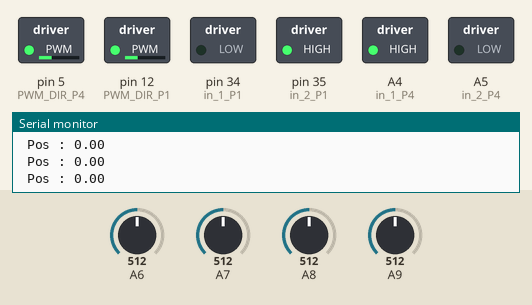
Simulated run of this sketch. Board: Arduino Mega 2560, built with avr-gcc and run on an emulated ATmega2560. On the bench: switched loads named in the sketch (green lamp = pin HIGH), the last lines printed to the serial monitor. Inputs (shaded band) come from the test bench; at power-on: A8 = 512, A9 = 512, A6 = 512, A7 = 512.

Above: at 1.2 s.
1.3 s: A8 set to 543
4.3 s: A8 set to 564
At 7.0 s:
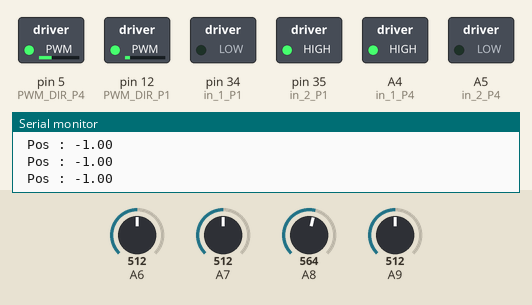
7.3 s: A9 set to 716
At 10.1 s:
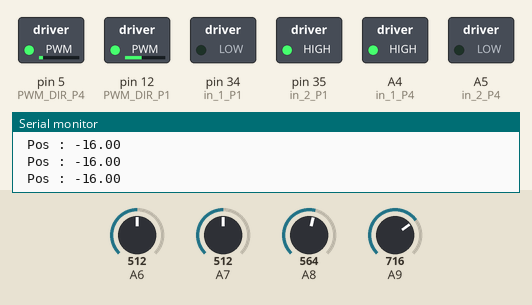
10.3 s: A6 set to 306
At 12.7 s:
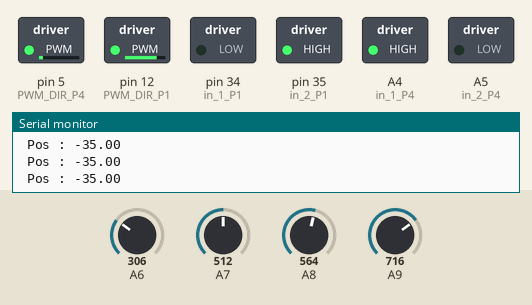
13.3 s: A7 set to 580
At 16.1 s:
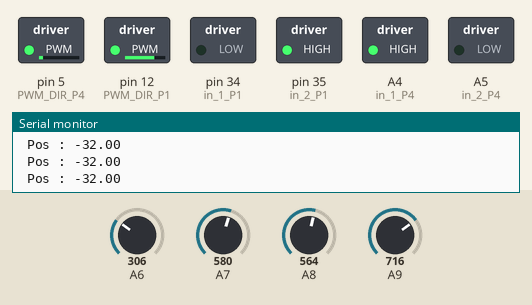
16.3 s: A6 set to 555
At 18.8 s:
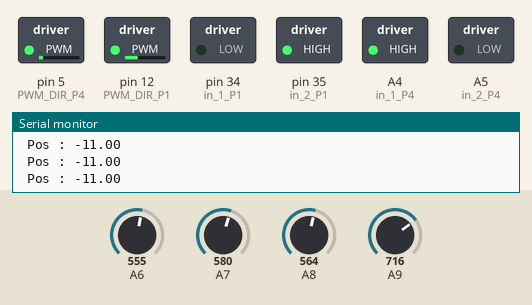
19.3 s: A6 set to 582
At 22.1 s:
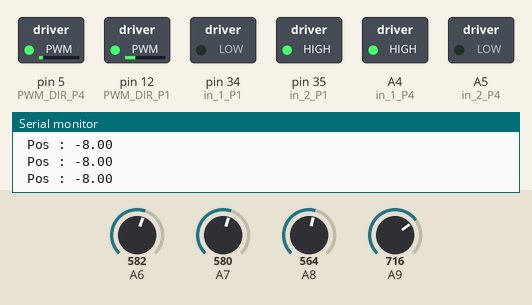
Timing chart, 0 to 23.3 s (numbered marks = the images above; inputs shaded):
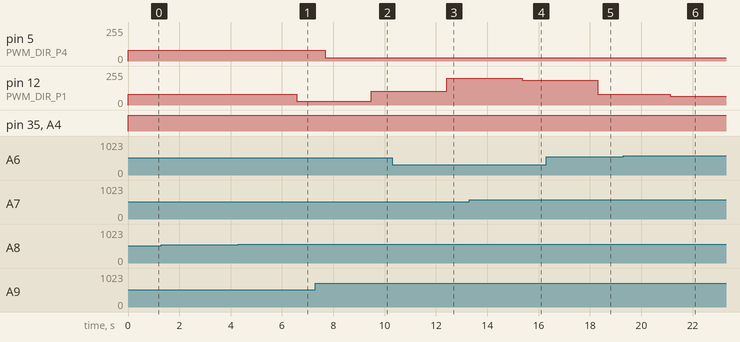

The sketch:

LTT1.ino.ino
```cpp
#include<MsTimer2.h>
//#include<math.h>
//#include "PinChangeInterrupt.h"

//encoder phase
#define EA_CHA_P1 31
#define EA_CHB_P1 18

#define EA_CHB_P4 2
#define EA_CHA_P4 A1

//Encoder
float en_P1_Pos = 0;  //Motor1 Port1
float en_P4_Pos = 0;  //Motor1 Port1

float current = 0;
float previous = 0;
long dt;
int rpm;

//PORT1
int PWM_DIR_P1 = 12;
int in_1_P1 = 34;
int in_2_P1 = 35;

//PORT4
int PWM_DIR_P4 = 5;
int in_1_P4 = A4;
int in_2_P4 = A5;


//ADC
long IR[4] = {0,};

int Max_IR = 0; // 최대값 for 노멀라이징
int Min_IR = 100; // 최소값 for 노멀라이징

long Nomal[4] = {0,};

int weight1 = 50; //가운데 weight
int weight2 = 150; //사이드 weight
float Pos = 0;

float rotate = 0;
float speedA = 0;
int target_speed = 20; // 1m/s
float errorA = 0;
float errorB = 0;
float pwmA = 0;
float pwmB = 0;

int target_Pos = 0;
int prev_Pos = 0; ///////////////////////////////////////////////////// previous Pos

float P_Gain_A = 2.5; //0.7 2.5
float P_Gain_B = 2.5; //0.7


void Position(void);
void Control(void);

void Sensing(void)
{
   int i =0;
   IR[0] = analogRead(A6);
   IR[1] = analogRead(A7);
   IR[2] = analogRead(A8);
   IR[3] = analogRead(A9);

   Max_IR = 570;
   Min_IR = 80;

   for(i=0; i<4;i++)
   {
      Nomal[i] = (IR[i] -  Min_IR) * 100 / (Max_IR - Min_IR);
   }
   /*
   Serial.print("nomal[0] : "); Serial.print(IR[0]);
   Serial.print("   ");
   Serial.print("nomal[1] : ");
   Serial.print(IR[1]);Serial.print("   ");
   Serial.print("nomal[2] : ");
   Serial.print(IR[2]);Serial.print("   ");
   Serial.print("nomal[3] : ");
   Serial.print(IR[3]);Serial.println("   ");
   */
   /*
   Serial.print("nomal[0] : "); Serial.println(Nomal[0]); Serial.print("   ");
   Serial.print("nomal[1] : ");
   Serial.print(Nomal[1]);Serial.print("   ");
   Serial.print("nomal[2] : ");
   Serial.print(Nomal[2]);Serial.print("   ");
   Serial.print("nomal[3] : ");
   Serial.print(Nomal[3]);Serial.print("   ");
   */
   /*
   Serial.print("nomal[0] : "); Serial.println(IR[0] -  Min_IR); Serial.print("   ");
   Serial.print("nomal[1] : ");
   Serial.print(IR[1] -  Min_IR);Serial.print("   ");
   Serial.print("nomal[2] : ");
   Serial.print(IR[2] -  Min_IR);Serial.print("   ");
   Serial.print("nomal[3] : ");
   Serial.print(IR[3] -  Min_IR);Serial.print("   ");
   */
   /*
   Serial.print("IR_Max : "); Serial.println(Max_IR);
   Serial.print("IR_Min : "); Serial.println(Min_IR);
   */
   /*
   Serial.print("nomal[0]"); Serial.print("   ");
   Serial.print(Nomal[0]);Serial.print("   ");
   Serial.print("nomal0"); Serial.print("   ");
   Serial.print(IR[0] -  Min_IR);Serial.print("   ");
   Serial.print("IR[0]"); Serial.print("   ");
   Serial.print(Max_IR - Min_IR);Serial.println("   ");
   */
}

//void Control()
//{
//
//  if(10+(IR[2]-IR[1])*0.1+(IR[3]-IR[2])*0.05>30) pwmA=20;
//
//  if(10+(IR[1]-IR[2])*0.1+(IR[0]-IR[1])*0.05>30) pwmB=20;
//
//  else if(abs(prev_Pos-Pos)<40){
//    pwmA=10+(IR[2]-IR[1])*0.3+(IR[3]-IR[2])*0.2;
//    pwmB=10+(IR[1]-IR[2])*0.3+(IR[0]-IR[1])*0.2;
//    prev_Pos=Pos;
//  }
//  else if(IR[0]<50 && IR[3]<50){
//    pwmA=20;
//    pwmB=20;
//  }
//  else{
//    pwmA=20;
//    pwmB=20;
//  }
//
//}


void Control()
{
  if(IR[0]<80 && IR[1]<80 && IR[2]<80 && IR[3]<80){
    pwmA= 80;
    pwmB= 80;
  }
  else if(IR[0]<80 && IR[1]<80){
    pwmA=80;
    pwmB=80;
  }

  else if(IR[2]<80 && IR[3]<80){
    pwmA= 80;
    pwmB= 80;
  }
//
//    Serial.print(pwmA);
//      Serial.print("         ");
//      Serial.println(pwmB);
  else if(abs(prev_Pos-Pos)<50) ////////////////////////
  {
    prev_Pos = Pos;
    if((Pos > 0)&&(Pos<=70))
   {
      errorB = Pos - target_Pos;
      pwmA = 25;
      pwmB = errorB * P_Gain_B*2 + 25;

   }
   else if((Pos > 70)&&(Pos < 200))
   {
      errorB = 70 - target_Pos; //////////////////////////////////////////////////////
      //P_Gain_B = 3.5;
        pwmA =5;
        pwmB = errorB * P_Gain_B +15; //errorB
   }
   else if((Pos < -70)&&(Pos > -200))
   {
      errorA = 70 - target_Pos;
      //P_Gain_A = 3.5;
      pwmA = errorA * P_Gain_A +15; //errorA
      pwmB = 5;
   }
   else if((Pos < 0)&&(Pos >= -70))
   {
     errorA = -Pos + target_Pos;
     pwmA = errorA * P_Gain_A*2 + 25;
     pwmB = 25;
     }

   else {
    pwmA = 80;
    pwmB = 80;
   }
    Serial.print(" Pos : "); Serial.print(Pos); Serial.println("   ");
  }
}
void TimerISR()
{
 // errorA = target_speed - en_P1_Pos;
 // errorB = target_speed - en_P4_Pos;
 // pwmA = errorA * P_Gain +  pwmA;
 // pwmB = errorB * P_Gain +  pwmB;
  //Serial.println(en_P1_Pos);

  Sensing();

  Position();

  Control();

  en_P1_Pos = 0; //무시해도 됨
  en_P4_Pos=0;   //무시해도 됨
}


void setup() {

  pinMode(EA_CHA_P1,INPUT);
  pinMode(EA_CHB_P1,INPUT);

  pinMode(EA_CHA_P4,INPUT);
  pinMode(EA_CHB_P4,INPUT);


  pinMode(PWM_DIR_P1, OUTPUT);
  pinMode(in_1_P1, OUTPUT);
  pinMode(in_2_P1, OUTPUT);

  pinMode(PWM_DIR_P4, OUTPUT);
  pinMode(in_1_P4, OUTPUT);
  pinMode(in_2_P4, OUTPUT);

 // attachInterrupt(digitalPinToInterrupt(EA_CHB_P1),en_P1_chA_ISR,CHANGE);
 // attachInterrupt(digitalPinToInterrupt(EA_CHB_P4),en_P4_chA_ISR,CHANGE);
  MsTimer2::set(10, TimerISR);
  MsTimer2::start();
  Serial.begin(9600);
}

void loop() {

  digitalWrite(in_1_P1,LOW);
  digitalWrite(in_2_P1,HIGH);
  analogWrite(PWM_DIR_P1, pwmA);

  digitalWrite(in_1_P4,HIGH);
  digitalWrite(in_2_P4,LOW);
  analogWrite(PWM_DIR_P4, pwmB);

}
void en_P1_chA_ISR()
{
  if(digitalRead(EA_CHA_P1) == HIGH)
  {
    if(digitalRead(EA_CHB_P1) == LOW)
    {
      en_P1_Pos = en_P1_Pos - 1;
    }
    else
      en_P1_Pos = en_P1_Pos + 1;
  }
  else
  {
     if(digitalRead(EA_CHB_P1) == HIGH)
    {
      en_P1_Pos = en_P1_Pos - 1;
    }
    else
      en_P1_Pos = en_P1_Pos + 1;
  }
}
void en_P4_chA_ISR()
{
  if(digitalRead(EA_CHA_P4) == HIGH)
  {
    if(digitalRead(EA_CHB_P4) == LOW)
    {
      en_P4_Pos = en_P4_Pos - 1;
    }
    else
      en_P4_Pos = en_P4_Pos + 1;
  }
  else
  {
     if(digitalRead(EA_CHB_P4) == HIGH)
    {
      en_P4_Pos = en_P4_Pos - 1;
    }
    else
      en_P4_Pos = en_P4_Pos + 1;
  }
}

void Position()
{
  Pos =  ((Nomal[0] - Nomal[3]) * weight2 + (Nomal[1] - Nomal[2]) * weight1 )  / ( Nomal[0] + Nomal[1] + Nomal[2]+ Nomal[3] );
  //Serial.print("Pos : "); Serial.println(Pos);


}
```

Measured:
- the behaviour switches between 550 and 551 on A8 (found by bisection; images 0 and 1)
- after the input at 4.3 s, pin 12 (PWM_DIR_P1): 80/255 → 30/255 after 2.3 s
- after the input at 7.3 s, pin 12 (PWM_DIR_P1): 30/255 → 105/255 after 2.2 s
- after the input at 10.3 s, pin 12 (PWM_DIR_P1): 105/255 → 200/255 after 2.1 s
- after the input at 13.3 s, pin 12 (PWM_DIR_P1): 200/255 → 185/255 after 2.1 s
- after the input at 16.3 s, pin 12 (PWM_DIR_P1): 185/255 → 80/255 after 2.0 s
- after the input at 19.3 s, pin 12 (PWM_DIR_P1): 80/255 → 65/255 after 1.8 s
